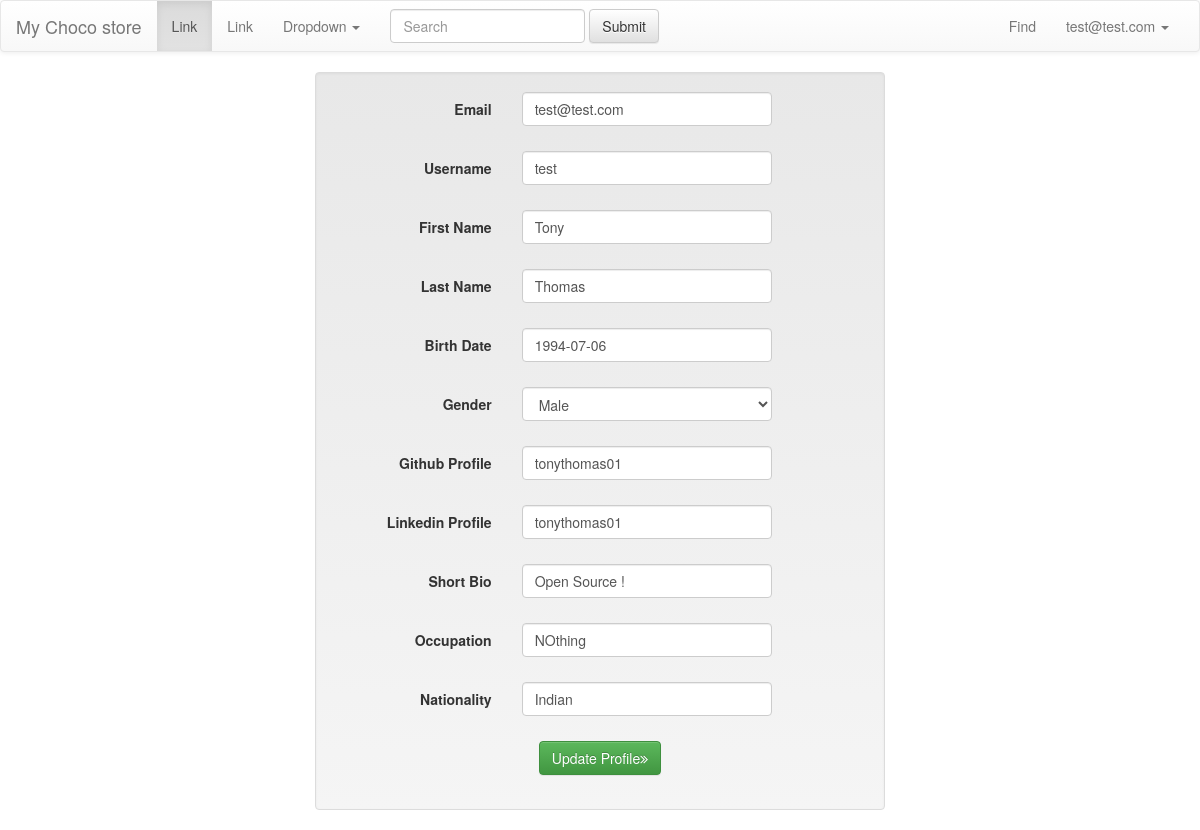
The page /register/user/profile/edit/ (signed in) on the database its author committed.
### register/models.py (models this page shows, shortened)
class User(AbstractBaseUser):
    user_id = models.AutoField(primary_key=True)
    user_first_name = models.CharField(_('First Name'), max_length=32, blank=True, null=True,
                                  validators=[RegexValidator(regex='^[A-Za-z]*$')])
    user_last_name = models.CharField(_('Last Name'), max_length=32, blank=True, null=True,
                                    validators=[RegexValidator(regex='^[A-Za-z]*$')])
    email = models.EmailField(_('Email'), db_index=True, unique=True)
    user_dob = models.DateField(_('Birth Date'), blank=True, null=True)
    user_gender = models.CharField(_('Gender'), max_length=1, choices=GENDER, blank=True, null=True)
    user_github = models.CharField(_('Github Profile'),max_length=100,blank=True )
    user_linkedin = models.CharField(_('Linkedin Profile'),max_length=100,blank=True )
    user_bio = models.CharField(_('Short Bio'), max_length=1000,blank=True )
    user_occupation = models.CharField(_('Occupation'), max_length=100,blank=True )
    user_nationality = models.CharField(_('Nationality'), max_length=100,blank=True )
    date_joined = models.DateTimeField(auto_now_add=True)
    username = models.CharField(_('username'), max_length=32, blank=False, unique=True)
    is_active = models.BooleanField(default=True)
    is_admin = models.BooleanField(default=False)
    objects = MyUserManager()
    USERNAME_FIELD = 'email'
    REQUIRED_FIELDS = ['username']

### register/views.py (the view)
class UserProfileUpdateView(LoginRequiredMixin, CurrentUserMixin, UpdateView):
    model = User
    fields = user_fields + user_extra_fields
    template_name_suffix = '_update_form'
    success_url = '/register/user/profile/edit/success/'

### register/templatetags/register_extras.py (called while the page is built)
@register.filter(name='addcss')
def addcss(field, css):
    return field.as_widget(attrs={"class":css})

### register/views.py (called while the page is built)
    def get_object(self, *args, **kwargs):
        try: obj = super(CurrentUserMixin, self).get_object(*args, **kwargs)
        except AttributeError: obj = self.request.user
        return obj

### register/templates/register/user_update_form.html (shortened to what this page needs)
{%  extends 'base.html' %}
{% load register_extras %}
{%  load staticfiles %}
{%  block body %}
<div class="col-md-6 col-md-offset-3">
    <form class="form-horizontal well" id="registerForm" method="POST"
          enctype="multipart/form-data" action="">
        <fieldset>
            {% csrf_token %} {% load tz %}
            {% for field in form.visible_fields %}
                <div id="div_{{ field.html_name }}"
                     class="form-group{% if field.errors %} has-error{% endif%}">
                    <label class="col-sm-4 control-label" for="{{ field.id_for_label }}">
                        {{ field.label }}
                    </label>
                    <div class="col-md-6 cnt-inpt">
                        {{ field|addcss:"form-control" }}
                    </div>
                </div>
            {% endfor %}
            <div class="form-group" style="text-align:center">
                <a href="#tf-courses">
                    <button type="submit" data-loading-text="Creating request..."
                            class="btn btn-success solution_buttons">Update Profile<i class="fa fa-angle-double-right"></i> </button></a>
            </div>
        </fieldset>
    </form>
</div>
{%  endblock body %}

### register/templates/navbar.html (shortened to what this page needs)
<nav class="navbar navbar-default">
    <div class="container-fluid">
        <div class="navbar-header">
            <a class="navbar-brand" href="/">My Choco store</a>
        </div>
        <div class="collapse navbar-collapse" id="bs-example-navbar-collapse-1">
            <ul class="nav navbar-nav">
                <li class="active"><a href="#">Link <span class="sr-only">(current)</span></a></li>
                <li><a href="#">Link</a></li>
                <li class="dropdown">
                    <a href="#" class="dropdown-toggle" data-toggle="dropdown" role="button" aria-haspopup="true" aria-expanded="false">Dropdown <span class="caret"></span></a>
                </li>
            </ul>
            <form class="navbar-form navbar-left" role="search">
                <div class="form-group">
                    <input type="text" class="form-control" placeholder="Search">
                </div>
                <button type="submit" class="btn btn-default">Submit</button>
            </form>
            <ul class="nav navbar-nav navbar-right">
                <li><a href="#">Find</a></li>
                <li class="dropdown">
                    {%  if request.user.is_anonymous %}
                        <a href="#" class="dropdown-toggle" data-toggle="dropdown" role="button" aria-haspopup="true" aria-expanded="false">Dropdown <span class="caret"></span></a>
                        <ul class="dropdown-menu">
                        <li><a href="{%  url 'register_user' %}">Sign Up</a></li>
                        <li><a href="{% url 'login' %}">Sign In</a></li>
                    {% else %}
                        <a href="#" class="dropdown-toggle" data-toggle="dropdown" role="button" aria-haspopup="true" aria-expanded="false">{{ request.user.email }} <span class="caret"></span></a>
                    {% endif %}
                    </li>
                    </ul>
        </div>
    </div>
</nav>

### rows shown on the page
User: user.email "test@test.com", visible_fields "test@test.com" "test" "Tony" "Thomas" "1994-07-06" "Male" "tonythomas01" "tonythomas01" "Open Source !" "NOthing" "Indian"

### other values the page prints
{{ field.label }} "Email" "Username" "First Name" "Last Name" "Birth Date" "Gender" "Github Profile" "Linkedin Profile" "Short Bio" "Occupation" "Nationality"
